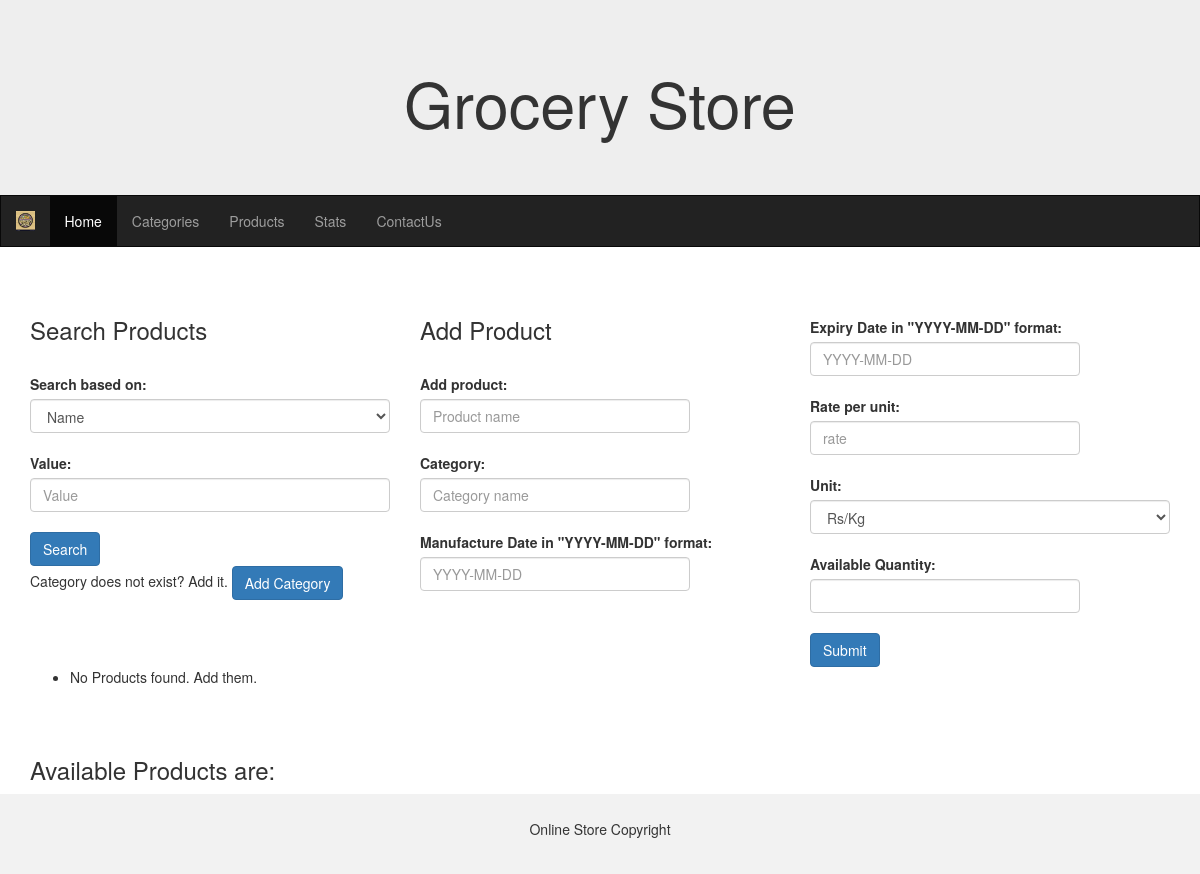
/admin_products (signed in), run on an earlier commit of the app's database.
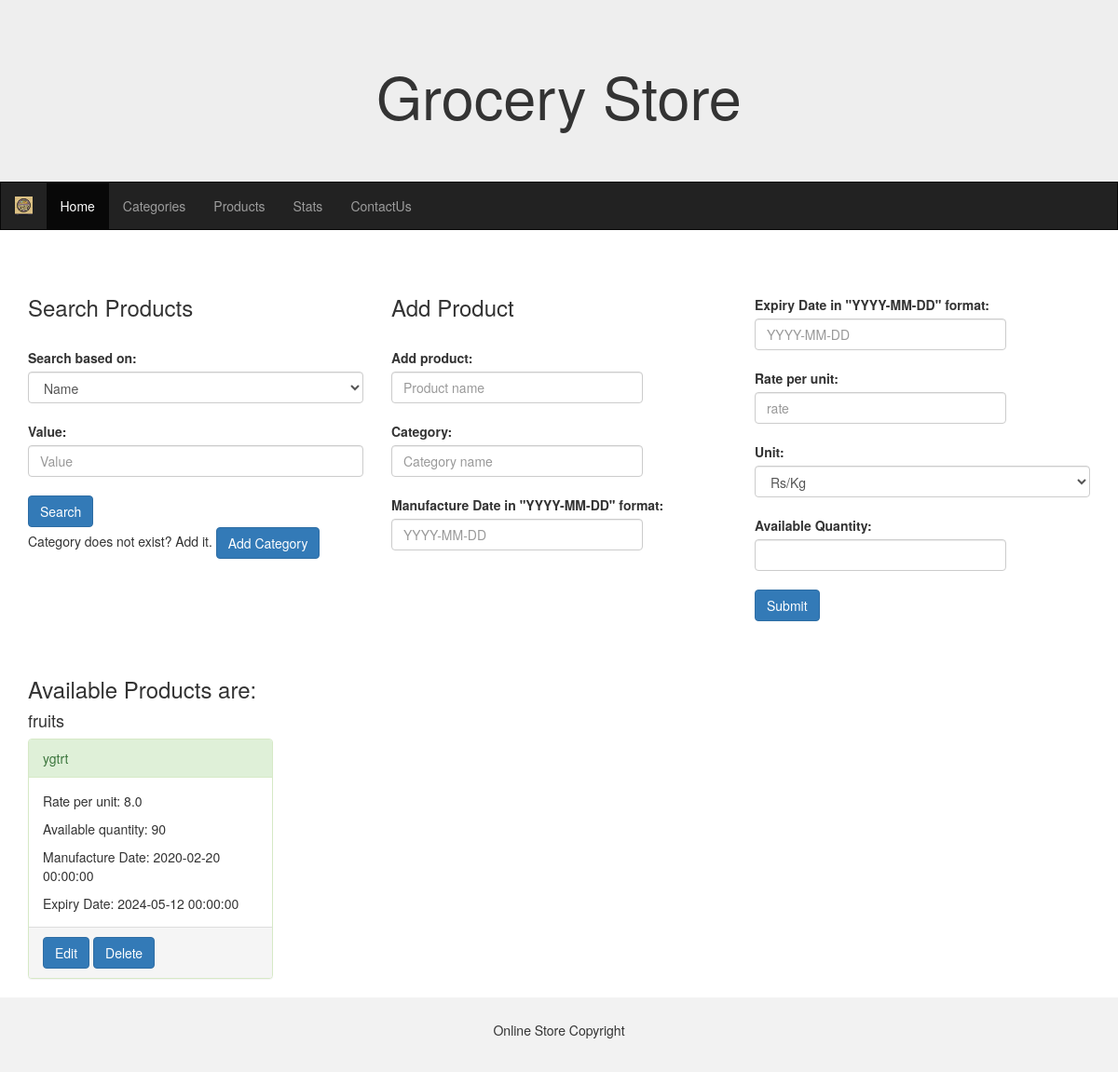
And on a later commit of the database.
### models.py (models this page shows)
class Products(db.Model):
    id = db.Column(db.Integer, nullable=False, autoincrement=True, unique=True, primary_key=True)
    name = db.Column(db.String, unique=True, nullable=False)
    manufacture_date = db.Column(db.DateTime, nullable=False)
    expiry_date = db.Column(db.DateTime, nullable=False)
    rate_per_unit=db.Column(db.Float, nullable=False)
    unit=db.Column(db.String, nullable=False, default="Rs/kg")
    available_quantity=db.Column(db.Integer, nullable=False)
    category_id=db.Column(db.Integer, db.ForeignKey("categories.id"), nullable=False)
    categories=db.relationship("Categories", backref='products', primaryjoin='Products.category_id == Categories.id')

class Categories(db.Model):
    id = db.Column(db.Integer, nullable=False, autoincrement=True, unique=True, primary_key=True)
    name = db.Column(db.String, nullable=False, unique=True)
    img_url = db.Column(db.String, nullable=True)

### routes.py (the view)
@routes.route("/admin_products", methods=["GET", "POST"])
@login_required
def admin_products():
    if request.method == "POST":
        field = request.form.get("field")
        value = request.form.get("value")
        if field and value:
            if field == "category":
                category = Categories.query.filter_by(name=value).first()
                if category is None:
                    flash("Category does not exist. Please add the category or enter a valid category name", "failure")
                    return redirect(url_for("routes.admin_products"))
                products = category.products
                flash("Search successful", "success")
            else:
                attribute = getattr(Products, field)
                products = Products.query.options(joinedload(Products.categories)).filter(attribute==value).all()
                flash("Search successful", "success")
        else:
            flash("please enter a value", "error")
            products = Products.query.options(joinedload(Products.categories)).order_by(Products.category_id).all()
    else:
        products = Products.query.options(joinedload(Products.categories)).order_by(Products.category_id).all()
    if not products:
        flash("No Products found. Add them.","success")
    products_grouped = {}
    for product in products:
        category_name = product.categories.name
        if category_name not in products_grouped:
            products_grouped[category_name] = []
        products_grouped[category_name].append(product)
    return render_template("admin_products.html", products_grouped=products_grouped)

### app.py (called while the page is built)
def create_app():
    app = Flask(__name__)
    app.secret_key = "KEY"
    app.config['SQLALCHEMY_DATABASE_URI'] = 'sqlite:///grocery_store.db'
    db.init_app(app)
    migrate.init_app(app, db)
    login_manager.login_view = 'routes.login'  # Set the login view function name
    login_manager.init_app(app)
    @login_manager.user_loader
    def load_user(user_id):
        return Users.query.get(int(user_id))
    app.register_blueprint(routes)
    return app

### templates/admin_products.html (shortened to what this page needs)
{% extends "admin_base.html" %}
{% block div %}
<div class="row">
<div class="col-md-4">
<form action="/admin_products" method="post">
<h3>Search Products</h3>
<br>
<label for='field' class="form-label">Search based on:</label><br>
<select class="form-control" name="field" aria-label="Default select example" required>
    <option selected name="name" value="name">Name</option>
</select>
<br>
<label for='value' class="form-label">Value:</label>
<input type="text" class="form-control" name="value" id="value" placeholder="Value" required>
<br>
<input type="submit" class="btn btn-primary" name="submit" id="submit" value="Search">
<br>
<p> Category does not exist? Add it. <a href="/admin_categories" class="btn btn-primary">Add Category</a></p>
</form>
</div>
{% if prod is defined %}
<form action="/edit_category/{{prod.id}}" method="post">
    <h3>Edit Product</h3>
    <br>
    <label for="edit_product" class="form-label">Add product:</label>
	<input style="width: 270px;" type="text" class="form-control" name="edit_product" value="{{prod.name}}" id="edit_product" placeholder="Product name" required>
    <br>
    <label for="category" class="form-label">Category:</label>
	<input style="width: 270px;" type="text" class="form-control" value="{{prod.categories.name}}" name="category" id="category" placeholder="Category name" required>
    <br>
    <label for="mfg_date" class="form-label">Manufacture Date in "YYYY-MM-DD" format:</label>
	<input style="width: 270px;" type="text" pattern="\d{4}-\d{2}-\d{2}" class="form-control" value="{{prod.manufacture_date}}" name="mfg_date" id="mfg_date" placeholder="YYYY-MM-DD" required>
    <br>
    </div>
    <div class="col-md-4">
    <br>
    <label for="expiry_date" class="form-label">Expiry Date in "YYYY-MM-DD" format:</label>
	<input style="width: 270px;" type="text" pattern="\d{4}-\d{2}-\d{2}" class="form-control" value="{{prod.expiry_date}}" name="expiry_date" id="expiry_date" placeholder="YYYY-MM-DD" required>
    <br>
    <label for="rate" class="form-label">Rate per unit:</label>
	<input style="width: 270px;" type="number" step="0.01" class="form-control" value="{{prod.rate_per_unit}}" name="rate" id="rate" placeholder="rate" required>
    <br>
    <label for="unit" class="form-label">Unit:</label>
    <select class="form-control" name="unit" aria-label="Default select example" required>
        <option name="unit1" value="unit1" {% if prod.unit == 'unit1' %} selected {% endif %}>Rs/Kg</option>
        <option name="unit2" value="unit2" {% if prod.unit == 'unit2' %} selected {% endif %}>Rs/g</option>
        <option name="unit3" value="unit3" {% if prod.unit == 'unit3' %} selected {% endif %}>Rs/l</option>
        <option name="unit4" value="unit4" {% if prod.unit == 'unit4' %} selected {% endif %}>Rs/ml</option>
    </select>
    <br>
    <label for="qty" class="form-label">Available Quantity:</label>
	<input style="width: 270px;" value="{{prod.available_quantity}}" type="number" class="form-control" name="qty" id="qty">
    <br>
    <input type="submit" class="btn btn-primary" name="add_category" id="add_category">
    </div>
</form>
</form>
{% else %}
<form action="/add_product" method="post">
    <div class="col-md-4">
    <h3>Add Product</h3>
    <br>
    <label for="add_product" class="form-label">Add product:</label>
	<input style="width: 270px;" type="text" class="form-control" name="add_product" id="add_product" placeholder="Product name" required>
    <br>
    <label for="category" class="form-label">Category:</label>
	<input style="width: 270px;" type="text" class="form-control" name="category" id="category" placeholder="Category name" required>
    <br>
    <label for="mfg_date" class="form-label">Manufacture Date in "YYYY-MM-DD" format:</label>
	<input style="width: 270px;" type="text" pattern="\d{4}-\d{2}-\d{2}" class="form-control" name="mfg_date" id="mfg_date" placeholder="YYYY-MM-DD" required>
    <br>
    </div>
    <div class="col-md-4">
    <br>
    <label for="expiry_date" class="form-label">Expiry Date in "YYYY-MM-DD" format:</label>
	<input style="width: 270px;" type="text" pattern="\d{4}-\d{2}-\d{2}" class="form-control" name="expiry_date" id="expiry_date" placeholder="YYYY-MM-DD" required>
    <br>
    <label for="rate" class="form-label">Rate per unit:</label>
	<input style="width: 270px;" type="number" step="0.01" class="form-control" name="rate" id="rate" placeholder="rate" required>
    <br>
    <label for="unit" class="form-label">Unit:</label>
    <select class="form-control" name="unit" aria-label="Default select example" required>
        <option name="unit1" value="unit1" selected >Rs/Kg</option>
    </select>
    <br>
    <label for="qty" class="form-label">Available Quantity:</label>
	<input style="width: 270px;" type="number" class="form-control" name="qty" id="qty">
    <br>
    <input type="submit" class="btn btn-primary" name="add_category" id="add_category">
    </div>
</form>
{% endif %}
</div>
{% with messages = get_flashed_messages() %}
        {% if messages %}
            <ul class="flash-messages">
                {% for message in messages %}
                    <li class="flash-message">{{ message }}</li>
                {% endfor %}
            </ul>
        {% endif %}
    {% endwith %}
<br>
<br>
<div class="row">
    <div class="col-md-12">
      <h3>Available Products are:</h3>
      {% for category, products in products_grouped.items() %}
        <h4>{{ category }}</h4>
        <div class="row">
          {% for product in products %}
          <div class="col-md-3">
            <div class="panel panel-success">
                <div class="panel-heading">{{product.name}}</div>
                <div class="panel-body" style="height: 160px;">
                    <p>Rate per unit: {{product.rate_per_unit}}</p>
                    <p>Available quantity: {{product.available_quantity}}</p>
                    <p>Manufacture Date: {{product.manufacture_date}}</p>
                    <p>Expiry Date: {{product.expiry_date}}</p>
                </div>
                <div class="panel-footer">
                    <a href="/edit_product/{{product.id}}" class="btn btn-primary" name="edit" value="edit">Edit</a>
                    <a href="/delete_product/{{product.id}}" class="btn btn-primary" name="delete" value="delete">Delete</a>
                </div>
            </div>
        </div>
          {% endfor %}
        </div>
      {% endfor %}
    </div>
  </div>
{% endblock %}

### templates/admin_base.html (shortened to what this page needs)
<!DOCTYPE html>
<html lang="en">
<head>
  <link rel="stylesheet" href="https://maxcdn.bootstrapcdn.com/bootstrap/3.4.1/css/bootstrap.min.css">
</head>
<body>
<div class="jumbotron">
  <div class="container text-center">
    <h1>Grocery Store</h1>
  </div>
</div>
<nav class="navbar navbar-inverse">
  <div class="container-fluid">
    <div class="navbar-header">
      <img class="nav navbar-brand" src="{{url_for('static', filename='/logo.jpg')}}">
    </div>
    <div class="collapse navbar-collapse" id="myNavbar">
      <ul class="nav navbar-nav">
        <li class="active"><a href="admin_home">Home</a></li>
        <li><a href="admin_categories">Categories</a></li>
        <li><a href="admin_products">Products</a></li>
        <li><a href="stats">Stats</a></li>
        <li><a href="contactus">ContactUs</a></li>
      </ul>
    </div>
  </div>
</nav>
<div class="container">
  {% block div %}
  {% endblock %}
</div>
<footer class="container-fluid text-center">
  <p>Online Store Copyright</p>
</footer>
</body>
</html>

### templates/admin_base.html (style rules this page uses)
.navbar { margin-bottom: 50px; border-radius: 0; }
.jumbotron { margin-bottom: 0; }
footer { background-color: #f2f2f2; padding: 25px; }

What changed in the data, as far as the page shows it:
added Products: name "fruits", name "ygtrt", rate_per_unit "8.0", available_quantity "90", manufacture_date "2020-02-20 00:00:00", expiry_date "2024-05-12 00:00:00"
Also different on the page:
list line gone: "No Products found. Add them."
